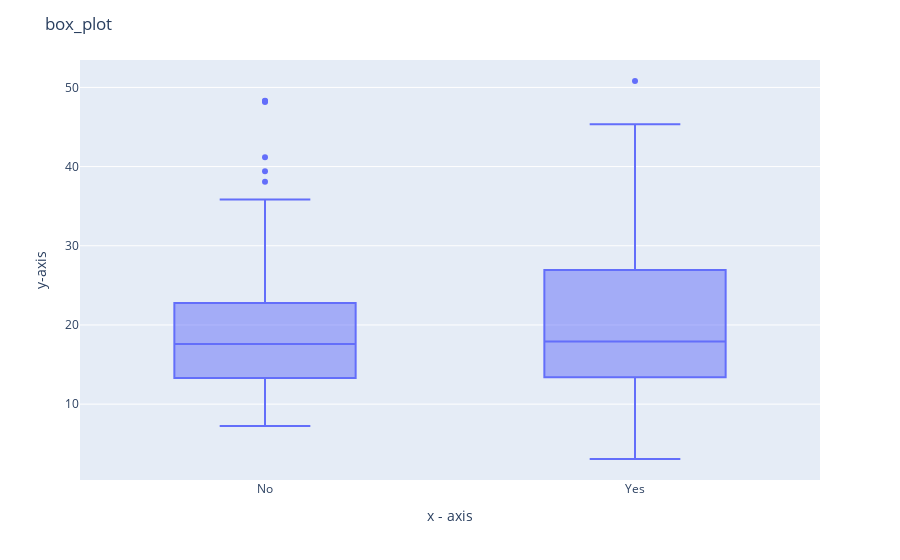

Notebook code cell kept with this figure:
### Code cell
fig = px.box(t , x="smoker" , y= "total_bill")
fig.update_layout(xaxis_title = "x - axis" , yaxis_title="y-axis" , title = "box_plot")
fig.show()

### Figure 1 — Plotly figure (JSON) as saved in the notebook; plotly's stock layout.template omitted (floating-point values rounded to 4 significant figures; data arrays with more than 128 entries replaced by an {"elided": "..."} marker saying what was removed)
{"data": [{"alignmentgroup": "True", "hovertemplate": "smoker=%{x}<br>total_bill=%{y}<extra></extra>", "legendgroup": "", "marker": {"color": "#636efa"}, "name": "", "notched": false, "offsetgroup": "", "orientation": "v", "showlegend": false, "type": "box", "x": {"elided": "244 str values"}, "x0": " ", "xaxis": "x", "y": {"elided": "244 float values"}, "y0": " ", "yaxis": "y"}], "layout": {"boxmode": "group", "legend": {"tracegroupgap": 0}, "margin": {"t": 60}, "title": {"text": "box_plot"}, "xaxis": {"anchor": "y", "domain": [0, 1], "title": {"text": "x - axis"}}, "yaxis": {"anchor": "x", "domain": [0, 1], "title": {"text": "y-axis"}}}}
